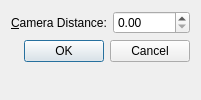
<?xml version="1.0" encoding="UTF-8"?>
<ui version="4.0">
 <class>CameraDistanceDialog</class>
 <widget class="QDialog" name="CameraDistanceDialog">
  <property name="windowTitle">
   <string>Camera Distance</string>
  </property>
  <layout class="QFormLayout" name="formLayout">
   <item row="0" column="0">
    <widget class="QLabel" name="distanceLabel">
     <property name="text">
      <string>&amp;Camera Distance:</string>
     </property>
     <property name="buddy">
      <cstring>distanceSpinBox</cstring>
     </property>
    </widget>
   </item>
   <item row="0" column="1">
    <widget class="QDoubleSpinBox" name="distanceSpinBox">
     <property name="decimals">
      <number>2</number>
     </property>
     <property name="maximum">
      <double>25000.000000000000000</double>
     </property>
     <property name="singleStep">
      <double>10.000000000000000</double>
     </property>
    </widget>
   </item>
   <item row="1" column="0" colspan="2">
    <widget class="QDialogButtonBox" name="buttonBox">
     <property name="standardButtons">
      <set>QDialogButtonBox::Cancel|QDialogButtonBox::Ok</set>
     </property>
    </widget>
   </item>
  </layout>
 </widget>
 <resources/>
 <connections/>
</ui>
